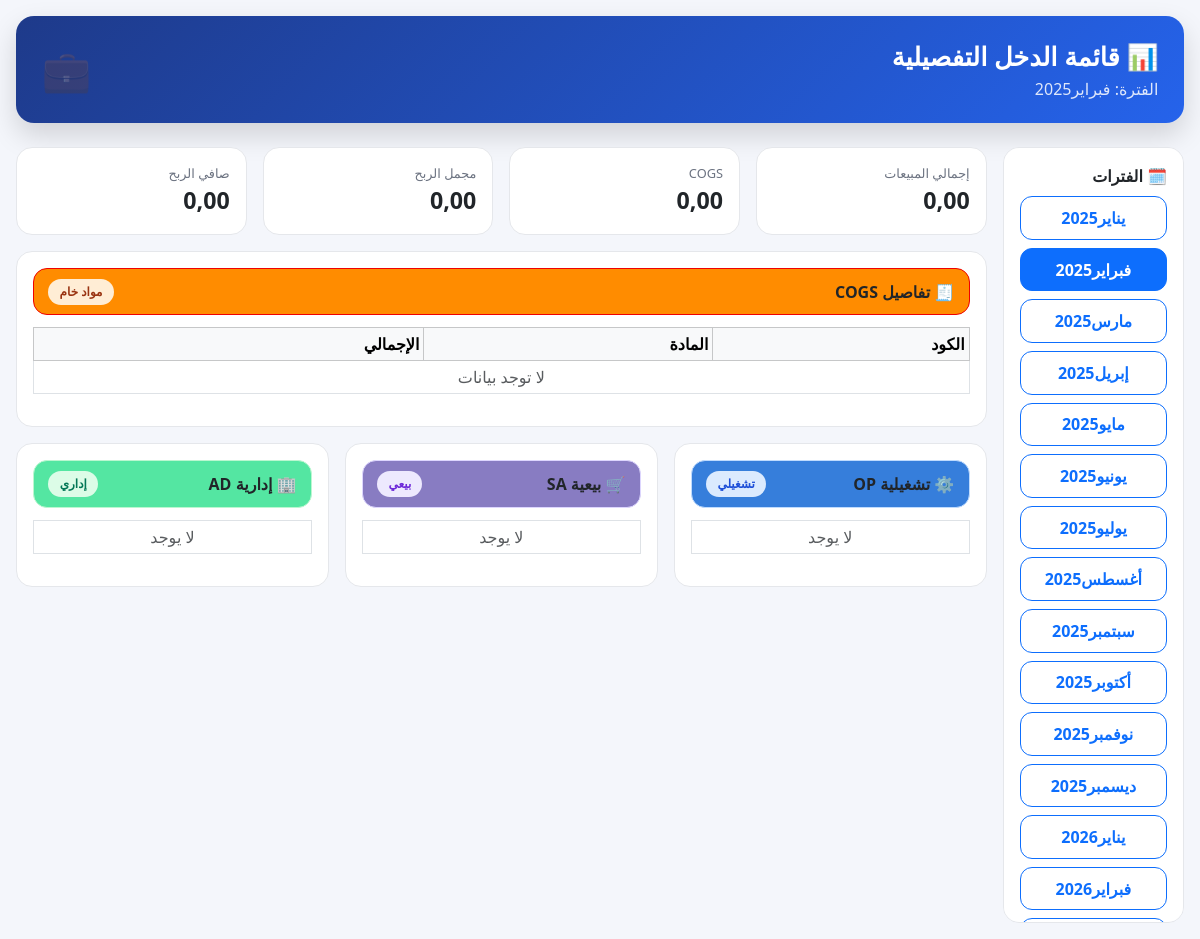
/reports/income-statement-drilldown/?period=3, run on the app's committed database.
### expenses/models.py (models this page shows, shortened)
class TimeStampedModel(models.Model):
    created_at = models.DateTimeField("تاريخ الإنشاء", auto_now_add=True)
    updated_at = models.DateTimeField("تاريخ آخر تعديل", auto_now=True)
    class Meta:
        abstract = True

class Period(TimeStampedModel):
    YEAR_CHOICES = [(y, str(y)) for y in range(2024, 2031)]
    year = models.IntegerField("السنة", choices=YEAR_CHOICES, default=2025)
    month = models.IntegerField("الشهر (1-12)", default=1)
    name = models.CharField("اسم الفترة", max_length=100, blank=True)
    start_date = models.DateField("من تاريخ")
    end_date = models.DateField("إلى تاريخ")
    is_closed = models.BooleanField("مقفلة؟", default=False)
    inv_opening_enabled = models.BooleanField("السماح بفتح جرد أول الفترة", default=False)
    inv_opening_enabled_at = models.DateTimeField("تاريخ فتح جرد أول الفترة", null=True, blank=True)
    inv_opening_once_only = models.BooleanField("جرد أول الفترة مرة واحدة فقط", default=True)
    inv_opening_note = models.CharField("ملاحظة فتح الجرد", max_length=200, blank=True, null=True)
    allow_opening_stock = models.BooleanField(
        "السماح بفتح جرد أول المدة",
        default=False,
        help_text="لا يُفتح جرد أول المدة إلا إذا تم تفعيل هذا الخيار من الفترات."
    )
    class Meta:
        verbose_name = "فترة"
        verbose_name_plural = "فترات"
        unique_together = ("year", "month")
        ordering = ["year", "month"]

### reports/views.py (the view, shortened to what this page needs)
# urls.py: path("income-statement-drilldown/", income_statement_drilldown, name="income_statement_drilldown"),
def income_statement_drilldown(request):
    period_id = request.GET.get("period")
    periods = Period.objects.all().order_by("start_date")
    current_period = Period.objects.filter(id=period_id).first() if period_id else get_default_period()
    revenue = cogs = Decimal("0")
    gross_profit = Decimal("0")
    op = sa = ad = Decimal("0")
    total_expenses = Decimal("0")
    net_profit = Decimal("0")
    cogs_rows = []
    op_rows, sa_rows, ad_rows = [], [], []
    if current_period:
        summaries = SalesSummary.objects.filter(period=current_period)
        revenue = sum((s.total_amount() for s in summaries), Decimal("0"))
        cogs = (
            SalesConsumption.objects
            .filter(summary__period=current_period)
            .aggregate(t=DJSum("total_cost"))["t"]
            or Decimal("0")
        )
        gross_profit = revenue - cogs
        from django.db.models import Sum, Avg
    D0 = Decimal("0")
    cogs_rows = list(
        SalesConsumption.objects
        .filter(summary__period=current_period, raw_material__isnull=False)
        .values(
            "raw_material__sku",
            "raw_material__name",
            "raw_material__ingredient_unit__name",
        )
        .annotate(
            qty_used=Coalesce(Sum("quantity_consumed"), D0),   # كمية المادة المستخدمة
            qty_sold=Coalesce(Sum("quantity_sold"), D0),       # إجمالي وحدات المبيعات (قد تكون 0)
            total=Coalesce(Sum("total_cost"), D0),             # إجمالي التكلفة
        )
        .order_by("-total")
    )
    context = {
        "title": "قائمة الدخل التفصيلية",
        "periods": periods,
        "current_period": current_period,
        "revenue": revenue,
        "cogs": cogs,
        "gross_profit": gross_profit,
        "op": op,
        "sa": sa,
        "ad": ad,
        "total_expenses": total_expenses,
        "net_profit": net_profit,
        "cogs_rows": cogs_rows,
        "op_rows": op_rows,
        "sa_rows": sa_rows,
        "ad_rows": ad_rows,
    }
    return render(request, "reports/income_statement_drilldown.html", context)

### sales/models.py (called while the page is built)
    def total_amount(self):
        total = Decimal("0")
        for line in self.lines.all():
            if line.line_total is not None:
                total += line.line_total
        return total

### reports/templates/reports/income_statement_drilldown.html (shortened to what this page needs)
{% load humanize %}
<!doctype html>
<html lang="ar" dir="rtl">
<head>
  <link href="https://cdn.jsdelivr.net/npm/bootstrap@5.3.3/dist/css/bootstrap.min.css" rel="stylesheet">
</head>
<body>
<div class="container-fluid px-3 py-3">
  <div class="page-header mb-4">
    <div class="d-flex justify-content-between align-items-center">
      <div>
        <div class="page-title">📊 قائمة الدخل التفصيلية</div>
        <div class="page-sub">
          {% if current_period %}
            الفترة: {{ current_period.start_date|date:"F"|cut:" " }}{{ current_period.start_date|date:"Y" }}
          {% else %}
            اختر فترة
          {% endif %}
        </div>
      </div>
      <div class="fs-1 opacity-25">💼</div>
    </div>
  </div>
  <div class="row g-3">
    <div class="col-12 col-lg-3 col-xl-2">
      <div class="sidebar p-3">
        <div class="fw-bold mb-2">🗓️ الفترات</div>
        <div class="d-grid gap-2">
          {% for p in periods %}
            <a class="btn {% if current_period and p.id == current_period.id %}btn-primary{% else %}btn-outline-primary{% endif %} period-btn"
               href="?period={{ p.id }}">
              {{ p.start_date|date:"F"|cut:" " }}{{ p.start_date|date:"Y" }}
            </a>
          {% endfor %}
        </div>
      </div>
    </div>
    <div class="col-12 col-lg-9 col-xl-10">
      <div class="row g-3 mb-3">
        <div class="col-md-3"><div class="card card-kpi"><div class="card-body">
          <div class="kpi-title">إجمالي المبيعات</div>
          <div class="kpi-value mono">{{ revenue|floatformat:2|intcomma }}</div>
        </div></div></div>
        <div class="col-md-3"><div class="card card-kpi"><div class="card-body">
          <div class="kpi-title">COGS</div>
          <div class="kpi-value mono">{{ cogs|floatformat:2|intcomma }}</div>
        </div></div></div>
        <div class="col-md-3"><div class="card card-kpi"><div class="card-body">
          <div class="kpi-title">مجمل الربح</div>
          <div class="kpi-value mono">{{ gross_profit|floatformat:2|intcomma }}</div>
        </div></div></div>
        <div class="col-md-3"><div class="card card-kpi"><div class="card-body">
          <div class="kpi-title">صافي الربح</div>
          <div class="kpi-value mono">{{ net_profit|floatformat:2|intcomma }}</div>
        </div></div></div>
      </div>
      <div class="box p-3 mb-3">
        <div class="section-head accent-cogs">
          <div>🧾 تفاصيل COGS</div>
          <span class="badge-soft">مواد خام</span>
        </div>
        <table class="table table-sm table-bordered mono table-hover-soft">
          <thead class="table-light">
            <tr>
              <th>الكود</th>
              <th>المادة</th>
              <th class="text-end">الإجمالي</th>
            </tr>
          </thead>
          <tbody>
            {% for r in cogs_rows %}
              <tr>
                <td>{{ r.raw_material__sku }}</td>
                <td>{{ r.raw_material__name }}</td>
                <td class="text-end">{{ r.total|floatformat:2|intcomma }}</td>
              </tr>
            {% empty %}
              <tr><td colspan="3" class="text-center text-muted">لا توجد بيانات</td></tr>
            {% endfor %}
          </tbody>
        </table>
      </div>
      <div class="row g-3">
        <div class="col-lg-4">
          <div class="box p-3">
            <div class="section-head accent-op">
              <div>⚙️ تشغيلية OP</div>
              <span class="badge-soft">تشغيلي</span>
            </div>
            <table class="table table-sm table-bordered mono table-op table-hover-soft">
              <tbody>
                {% for r in op_rows %}
                  <tr>
                    <td>{{ r.item__code }}</td>
                    <td>{{ r.item__name }}</td>
                    <td class="text-end">{{ r.total|floatformat:2|intcomma }}</td>
                  </tr>
                {% empty %}
                  <tr><td colspan="3" class="text-center text-muted">لا يوجد</td></tr>
                {% endfor %}
              </tbody>
            </table>
          </div>
        </div>
        <div class="col-lg-4">
          <div class="box p-3">
            <div class="section-head accent-sa">
              <div>🛒 بيعية SA</div>
              <span class="badge-soft">بيعي</span>
            </div>
            <table class="table table-sm table-bordered mono table-sa table-hover-soft">
              <tbody>
                {% for r in sa_rows %}
                  <tr>
                    <td>{{ r.item__code }}</td>
                    <td>{{ r.item__name }}</td>
                    <td class="text-end">{{ r.total|floatformat:2|intcomma }}</td>
                  </tr>
                {% empty %}
                  <tr><td colspan="3" class="text-center text-muted">لا يوجد</td></tr>
                {% endfor %}
              </tbody>
            </table>
          </div>
        </div>
        <div class="col-lg-4">
          <div class="box p-3">
            <div class="section-head accent-ad">
              <div>🏢 إدارية AD</div>
              <span class="badge-soft">إداري</span>
            </div>
            <table class="table table-sm table-bordered mono table-ad table-hover-soft">
              <tbody>
                {% for r in ad_rows %}
                  <tr>
                    <td>{{ r.item__code }}</td>
                    <td>{{ r.item__name }}</td>
                    <td class="text-end">{{ r.total|floatformat:2|intcomma }}</td>
                  </tr>
                {% empty %}
                  <tr><td colspan="3" class="text-center text-muted">لا يوجد</td></tr>
                {% endfor %}
              </tbody>
            </table>
          </div>
        </div>
      </div>
    </div>
  </div>
</div>
</body>
</html>

### reports/templates/reports/income_statement_drilldown.html (style rules this page uses)
body { background:#f4f6fb;font-family:system-ui }
.page-header { background:linear-gradient(135deg,#1e3a8a,#2563eb); color:#fff; border-radius:18px; padding:1.4rem 1.6rem; box-shadow:0 12px 28px rgba(0,0,0,.15); }
.page-title { font-size:1.6rem;font-weight:900 }
.page-sub { opacity:.85 }
.sidebar { background:#fff;border:1px solid #e5e7eb;border-radius:16px; height:calc(100vh - 24px);position:sticky;top:12px;overflow:auto }
.period-btn { border-radius:12px; font-weight:800; padding:.55rem .7rem; text-align:center }
.card-kpi { border-radius:16px;border:1px solid #e5e7eb }
.kpi-title { font-size:.8rem;color:#6b7280 }
.kpi-value { font-size:1.45rem;font-weight:900;font-variant-numeric:tabular-nums }
.box { background:#fff;border:1px solid #e5e7eb;border-radius:16px }
.mono { font-variant-numeric:tabular-nums }
.section-head { display:flex;align-items:center;justify-content:space-between; padding:.6rem .9rem;border-radius:14px;font-weight:900; border:1px solid #e5e7eb;margin-bottom:.75rem }
.badge-soft { border-radius:999px;padding:.25rem .7rem; font-size:.75rem;font-weight:800 }
.accent-cogs { background: #ff8c00ff;border-color: #ee0101ff }
.accent-cogs .badge-soft { background:#ffedd5;color:#9a3412 }
.accent-op { background: #367edbff;border-color:#bfdbfe }
.accent-op .badge-soft { background:#dbeafe;color:#1d4ed8 }
.accent-sa { background: #887cc2ff;border-color:#ddd6fe }
.accent-sa .badge-soft { background:#ede9fe;color:#6d28d9 }
.accent-ad { background: #54e6a2ff;border-color:#bbf7d0 }
.accent-ad .badge-soft { background:#dcfce7;color:#047857 }
.table-op tbody tr { background:#f6faff }
.table-sa tbody tr { background:#faf8ff }
.table-ad tbody tr { background:#f5fff9 }

### data on the page
Period: start_date "فبراير", start_date "2025"
Period: start_date "يناير", start_date "2025"
Period: start_date "مارس", start_date "2025"
Period: start_date "إبريل", start_date "2025"
Period: start_date "مايو", start_date "2025"
Period: start_date "يونيو", start_date "2025"
Period: start_date "يوليو", start_date "2025"
Period: start_date "أغسطس", start_date "2025"
Period: start_date "سبتمبر", start_date "2025"
Period: start_date "أكتوبر", start_date "2025"
Period: start_date "نوفمبر", start_date "2025"
Period: start_date "ديسمبر", start_date "2025"
Period: start_date "يناير", start_date "2026"
Period: start_date "فبراير", start_date "2026"

### other printed values
{{ revenue|floatformat:2|intcomma }} "0,00"
{{ cogs|floatformat:2|intcomma }} "0,00"
{{ gross_profit|floatformat:2|intcomma }} "0,00"
{{ net_profit|floatformat:2|intcomma }} "0,00"
